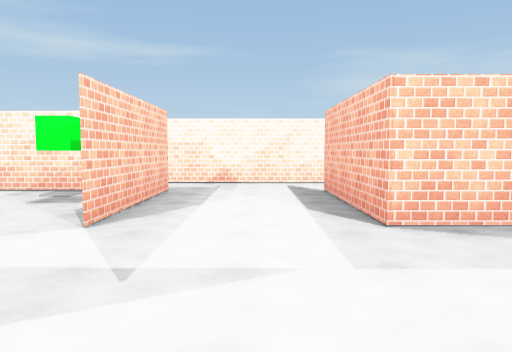
View 1 (above)

12 first-person views from a walk through a Unity game level. The camera is 1.5 m above the floor, tilts 4° down and sees 70° across. The floor is counted in squares, 2 m on a side. Each view is taken from the middle of a square. On the plan, view 1 faces up. The plan holds only what a view shows up to about 11 squares ahead; the rest is blank. The player is left out. Surface patterns are stand-ins for the level's own textures.

View 2
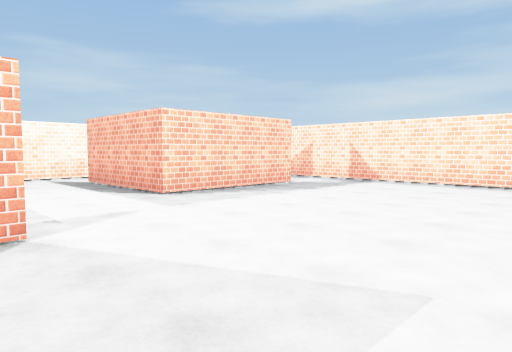

View 3
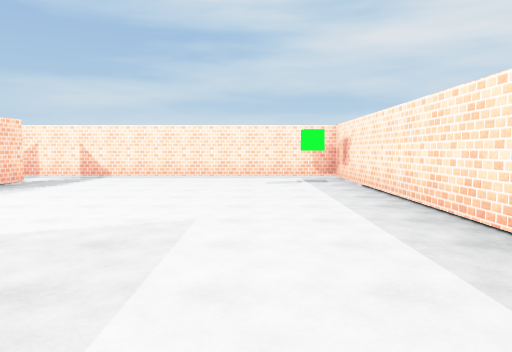

View 4
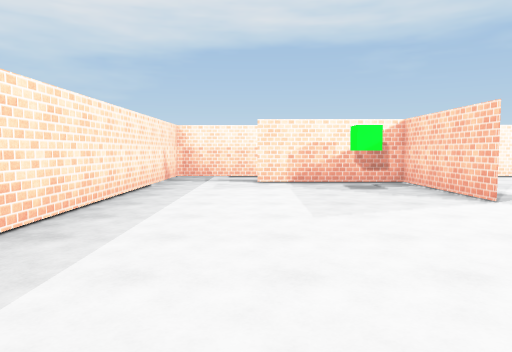

View 5
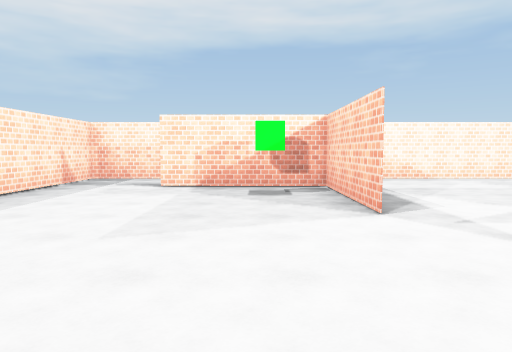

View 6
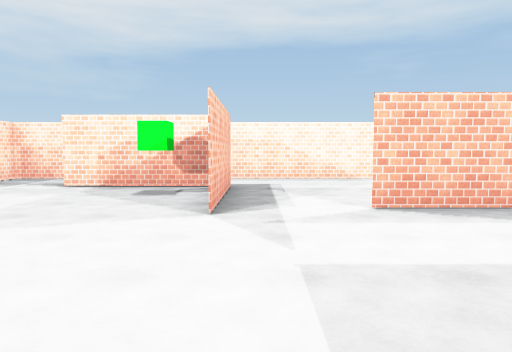

View 7
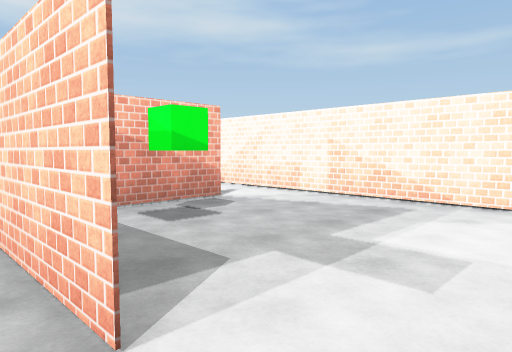

View 8
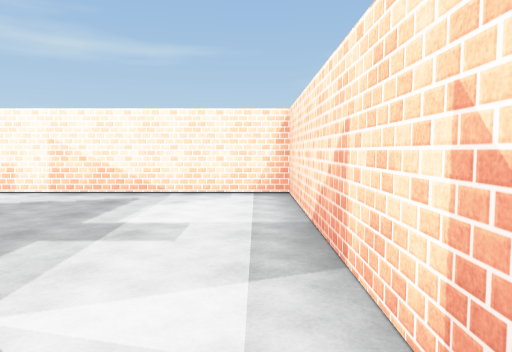

View 9
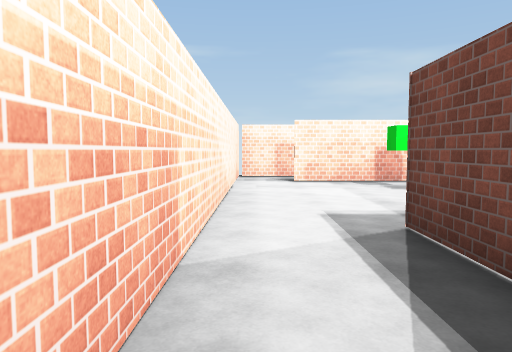

View 10
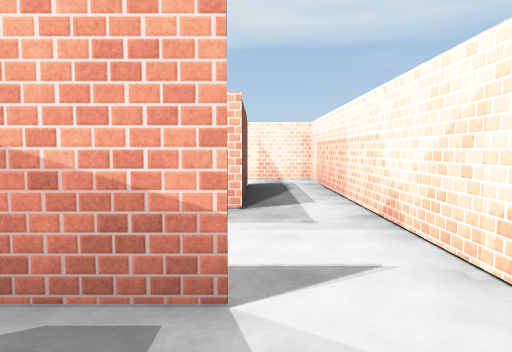

View 11
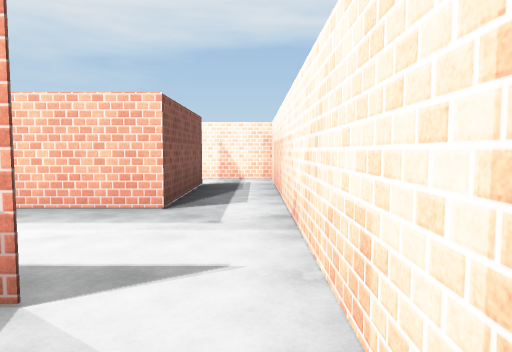

View 12
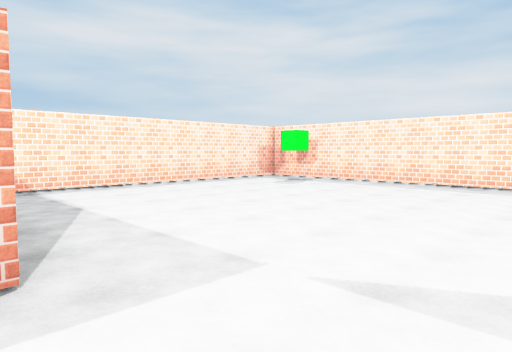

### Floor plan
Ten units are one square. View 1 is at (0, 0); x grows to the right and y downward. Boxes are objects, and circles mark ways between rooms. Rooms are numbered by the first view taken in them; rooms with no view inside come last. Other rooms are left out.
<svg viewBox="-70 -89 141 137">
<path fill="none" stroke="#000" d="M-11 -15 -45 -15 -45 20M47 -35 13 -36 13 -69M-65 16 -65 43 66 43 66 -34M4 -84 -65 -84 -65 -74M-51 -68 -16 -68 -16 -34M13 -70 13 -50M66 -34 66 -84 4 -84M-65 -74 -65 16M-23 -68 -51 -68M-45 0 -45 -15 -11 -15"/>
<rect x="45" y="25" width="10" height="10" fill="#bbb"><title>green cube</title></rect>
<rect x="-35" y="-65" width="10" height="10" fill="#bbb"><title>green cube</title></rect>
<circle cx="10" cy="-75" r="3" fill="#2a7"/>
<circle cx="55" cy="-40" r="3" fill="#2a7"/>
<circle cx="-20" cy="-25" r="3" fill="#2a7"/>
<circle cx="-60" cy="-70" r="3" fill="#2a7"/>
<circle cx="-60" cy="10" r="3" fill="#2a7"/>
<text x="10" y="0">1</text>
<text x="40" y="-60">2</text>
<text x="-50" y="-40">3</text>
</svg>
Room 1 opens to room 2. Room 1 opens to room 3.

Where each view was taken, in squares from view 1:
view 1: 0 up, 0 right, facing up
view 2: 2 down, 2 left, facing up-right
view 3: 2 down, 4 left, facing right
view 4: 2 down, 4 right, facing left
view 5: 0 up, 3 right, facing left
view 6: 2 up, 3 right, facing left
view 7: 3 up, 6 right, facing up-left
view 8: 2 up, 6 right, facing up
view 9: 2 down, 6 left, facing up
view 10: 7 up, 3 right, facing left
view 11: 8 up, 3 right, facing left
view 12: 4 up, 1 left, facing down-right
